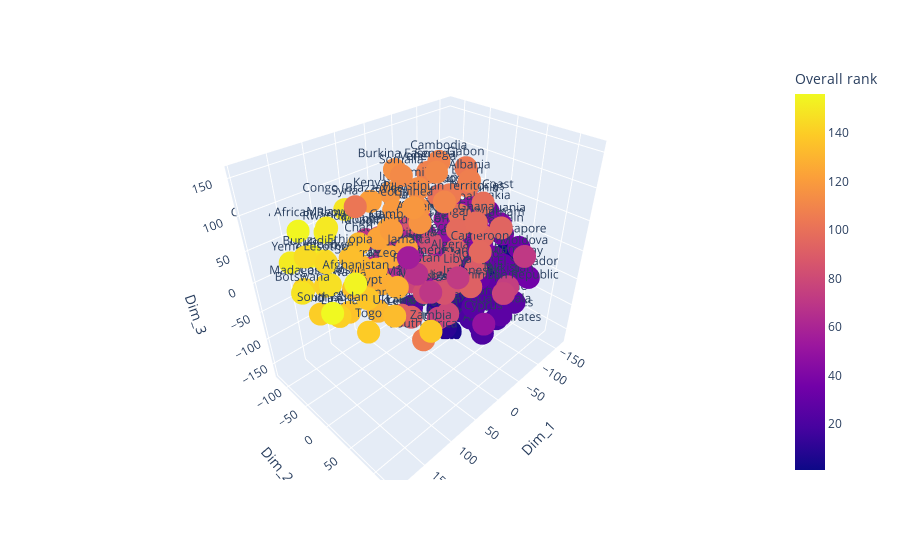

Here is the notebook cell this chart was saved with:
### Code cell
#Représentation 3D avec plotly

fig = px.scatter_3d(tsne, x='Dim_1', y='Dim_2', z='Dim_3', color='Overall rank',text="Country or region")
fig.show()

### Figure 1 — Plotly figure (JSON) as saved in the notebook; plotly's stock layout.template omitted (floating-point values rounded to 4 significant figures; data arrays with more than 128 entries replaced by an {"elided": "..."} marker saying what was removed)
{"data": [{"hovertemplate": "Dim_1=%{x}<br>Dim_2=%{y}<br>Dim_3=%{z}<br>Country or region=%{text}<br>Overall rank=%{marker.color}<extra></extra>", "legendgroup": "", "marker": {"color": {"elided": "156 int values"}, "coloraxis": "coloraxis", "symbol": "circle"}, "mode": "markers+text", "name": "", "scene": "scene", "showlegend": false, "text": {"elided": "156 str values"}, "type": "scatter3d", "x": {"elided": "156 float values"}, "y": {"elided": "156 float values"}, "z": {"elided": "156 float values"}}], "layout": {"coloraxis": {"colorbar": {"title": {"text": "Overall rank"}}, "colorscale": [[0, "#0d0887"], [0.1111, "#46039f"], [0.2222, "#7201a8"], [0.3333, "#9c179e"], [0.4444, "#bd3786"], [0.5556, "#d8576b"], [0.6667, "#ed7953"], [0.7778, "#fb9f3a"], [0.8889, "#fdca26"], [1, "#f0f921"]]}, "legend": {"tracegroupgap": 0}, "margin": {"t": 60}, "scene": {"domain": {"x": [0, 1], "y": [0, 1]}, "xaxis": {"title": {"text": "Dim_1"}}, "yaxis": {"title": {"text": "Dim_2"}}, "zaxis": {"title": {"text": "Dim_3"}}}}}
